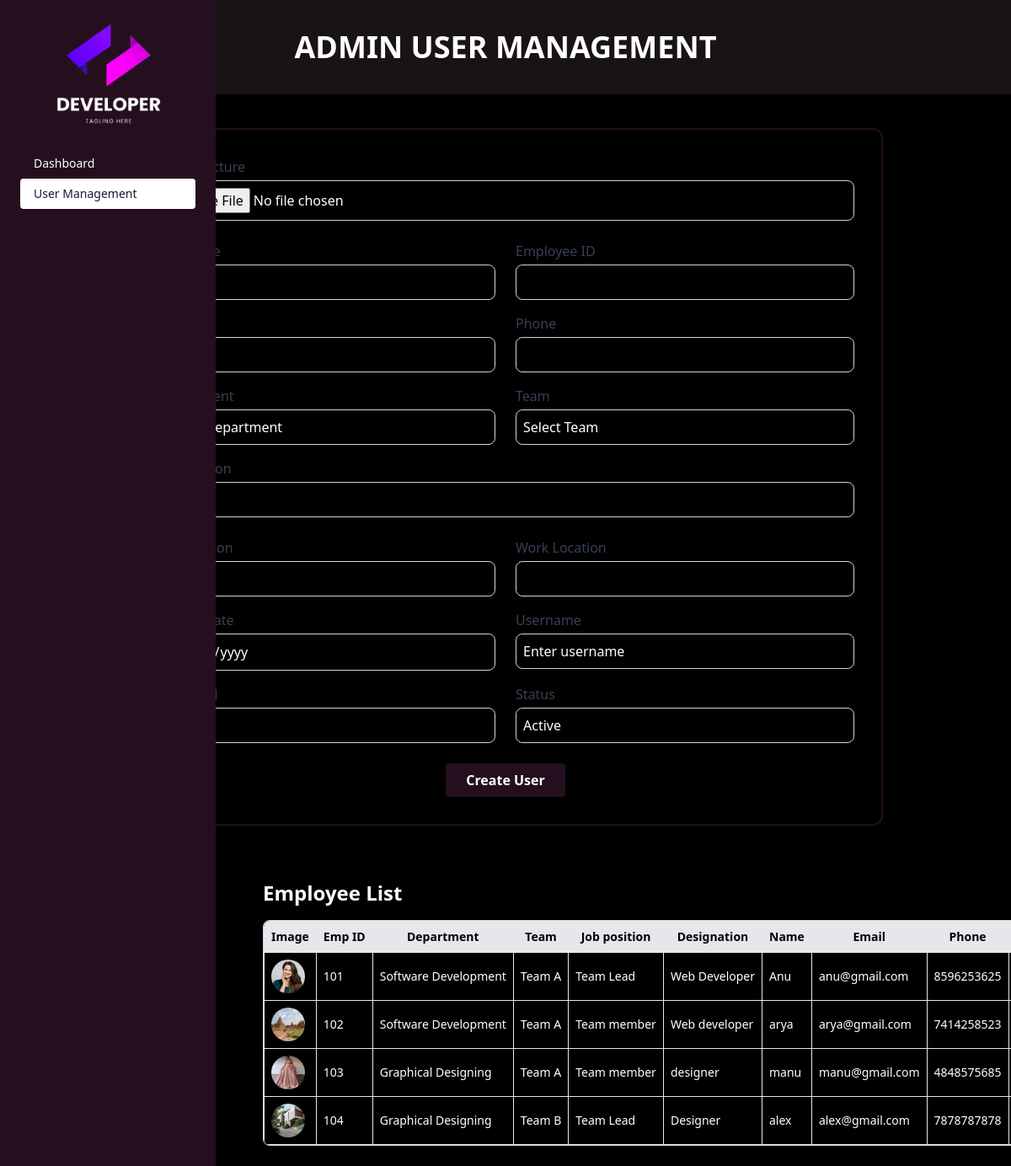
The app's page /admin_usermanagement, older data.
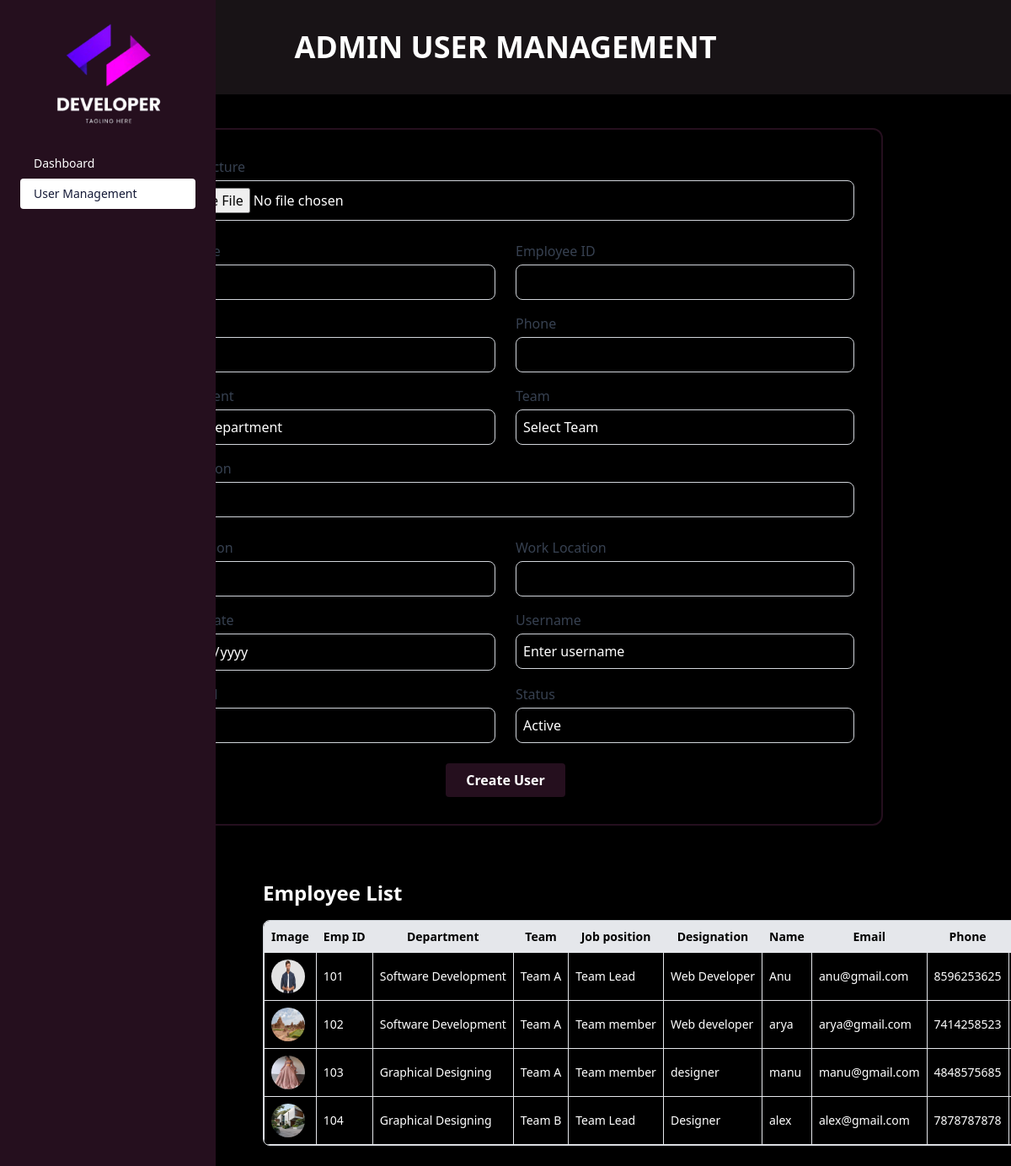
The same page, newer data.
### monitoringapp/models.py (models this page shows, shortened)
class User(models.Model):
    STATUS_CHOICES = (
        ('active', 'Active'),
        ('inactive', 'Inactive'),
    )
    name = models.CharField(max_length=150)
    employee_id = models.CharField(max_length=50, unique=True)
    email = models.EmailField(unique=True)
    phone = models.CharField(max_length=15, blank=True, null=True)
    department = models.ForeignKey(Department, on_delete=models.SET_NULL, null=True)
    team = models.ForeignKey(Team, on_delete=models.SET_NULL, null=True, blank=True)
    job_Position = models.CharField(max_length=100)
    designation = models.CharField(max_length=100)
    work_location = models.CharField(max_length=150, blank=True, null=True)
    joining_date = models.DateField(auto_now_add=True)
    username = models.CharField(max_length=100, unique=True)
    password = models.CharField(max_length=128)
    status = models.CharField(max_length=10, choices=STATUS_CHOICES, default='active')
    profile_image = models.ImageField(upload_to='user_images/', blank=True, null=True)

class Department(models.Model):
    name = models.CharField(max_length=100, unique=True)
    def __str__(self):
        return self.name

class Team(models.Model):
    name = models.CharField(max_length=100, unique=True)
    def __str__(self):
       return self.name

### monitoringapp/views.py (the view, shortened to what this page needs)
# urls.py: path('admin_usermanagement',views.admin_usermanagement,name='admin_usermanagement'),
@csrf_exempt
def admin_usermanagement(request):
    users = User.objects.all()
    departments = Department.objects.all()
    teams = Team.objects.all()
    context = {
        "users": users,
        "departments": departments,
        "teams": teams,
    }
    return render(request, "admin_usermanagement.html", context)

### monitoringapp/templates/admin_usermanagement.html (shortened to what the changed rows need)
{% load static %}
<!DOCTYPE html>
<html lang="en">
<head>
  <script src="https://cdn.tailwindcss.com"></script>
  <link rel="stylesheet" href="{% static 'css/admin.css' %}">
</head>
<body class="bg-black text-[#151a37] font-sans select-none">
<div class="bg-[#181316] w-full h-28 flex items-center justify-center select-none">
  <h1 class="uppercase text-white text-3xl md:text-4xl font-bold">Admin User Management</h1>
</div>
<div class="container mx-auto p-4 sm:p-6 lg:ml-[18rem] mt-6 lg:mt-10">
  <h2 class="text-xl sm:text-2xl font-bold mb-4 text-white">Employee List</h2>
  <div class="overflow-x-auto max-w-5xl border border-gray-300 rounded-lg">
    <table class="min-w-[1200px] border-collapse border text-sm text-white">
      <thead class="bg-gray-200 text-black">
        <tr>
          <th class="p-2 border whitespace-nowrap">Image</th>
          <th class="p-2 border whitespace-nowrap">Emp ID</th>
          <th class="p-2 border whitespace-nowrap">Department</th>
          <th class="p-2 border whitespace-nowrap">Team</th>
          <th class="p-2 border whitespace-nowrap">Job position</th>
          <th class="p-2 border whitespace-nowrap">Designation</th>
          <th class="p-2 border whitespace-nowrap">Name</th>
          <th class="p-2 border whitespace-nowrap">Email</th>
          <th class="p-2 border whitespace-nowrap">Phone</th>
          <th class="p-2 border whitespace-nowrap">Work Location</th>
        </tr>
      </thead>
      <tbody>
        {% for user in users %}
        <tr class="hover:bg-gray-700">
          <td class="p-2 border whitespace-nowrap">
            {% if user.profile_image %}
              <img src="{{ user.profile_image.url }}" class="w-10 h-10 rounded-full">
            {% else %}
              No Image
            {% endif %}
          </td>
          <td class="p-2 border whitespace-nowrap">{{ user.employee_id }}</td>
          <td class="p-2 border whitespace-nowrap">{{ user.department }}</td>
          <td class="p-2 border whitespace-nowrap">{{ user.team }}</td>
          <td class="p-2 border whitespace-nowrap">{{ user.job_Position }}</td>
          <td class="p-2 border whitespace-nowrap">{{ user.designation }}</td>
          <td class="p-2 border whitespace-nowrap">{{ user.name }}</td>
          <td class="p-2 border whitespace-nowrap">{{ user.email }}</td>
          <td class="p-2 border whitespace-nowrap">{{ user.phone }}</td>
          <td class="p-2 border whitespace-nowrap">{{ user.work_location }}</td>
        </tr>
        {% endfor %}
      </tbody>
    </table>
  </div>
</div>
</body>
</html>

Row changes from the older to the newer data that the page shows:
changed User "Web Developer": profile_image: a different picture
